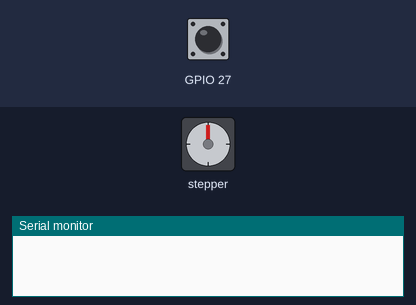
The sketch below on a simulated ESP32. Shown: stepper motor, the last lines printed to the serial monitor. Wiring (inferred from the names in the program): stepper motor driver (200 steps per turn assumed): step GPIO 14; direction GPIO 12. The inputs (shaded band) are chosen by the test bench; at power-on: GPIO 27 LOW.

Above: at 1.2 s.
1.3 s: GPIO 27 driven HIGH
At 2.7 s:
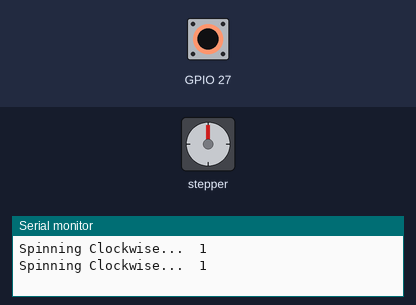
4.3 s: GPIO 27 driven LOW
5.8 s: GPIO 27 driven HIGH
At 7.2 s:
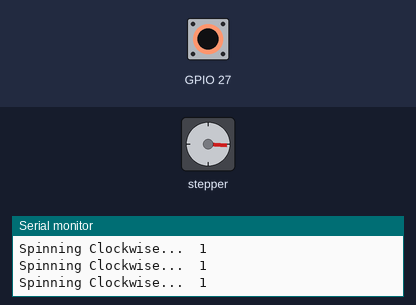
8.8 s: GPIO 27 driven LOW
10.3 s: GPIO 27 driven HIGH
At 11.7 s:
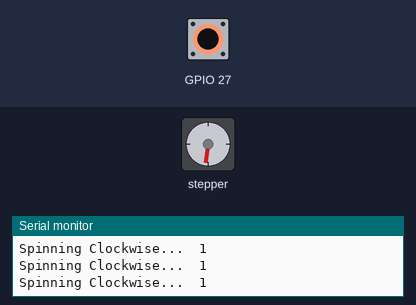
13.3 s: GPIO 27 pulsed LOW 2 times (0.12 s each, 0.3 s apart)
At 15.1 s:
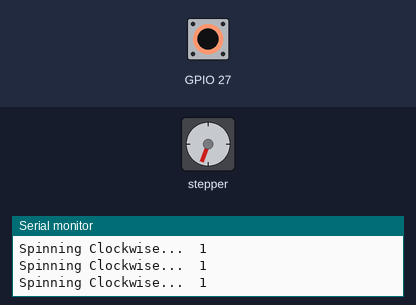
Timing chart, 0 to 64.4 s (numbered marks = the images above; inputs shaded):
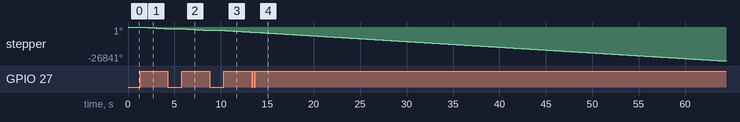

Measured:
- after the input at 1.3 s, stepper: keeps turning counter-clockwise at about 449°/s, starting at once
- after the input at 5.8 s, stepper: keeps turning counter-clockwise at about 449°/s, starting at once
- after the input at 10.3 s, stepper: keeps turning counter-clockwise at about 449°/s, starting at once

The sketch:

aug15.ino
```cpp
const int DIR = 12;
const int STEP = 14;
const int  steps_per_rev = 200;

void setup()
{
  Serial.begin(115200);
  pinMode(STEP, OUTPUT);
  pinMode(DIR, OUTPUT);
  pinMode(27,INPUT);
}
void loop()
{
  if(digitalRead(27))
  {
  digitalWrite(DIR, LOW);
  Serial.print("Spinning Clockwise...  ");
  Serial.println(digitalRead(27));
  for(int i = 0; i<steps_per_rev; i++)
  {
    digitalWrite(STEP, HIGH);
    delayMicroseconds(2000);
    digitalWrite(STEP, LOW);
    delayMicroseconds(2000);
    if(!digitalRead(27))
    break;
  }
  }


}
```
